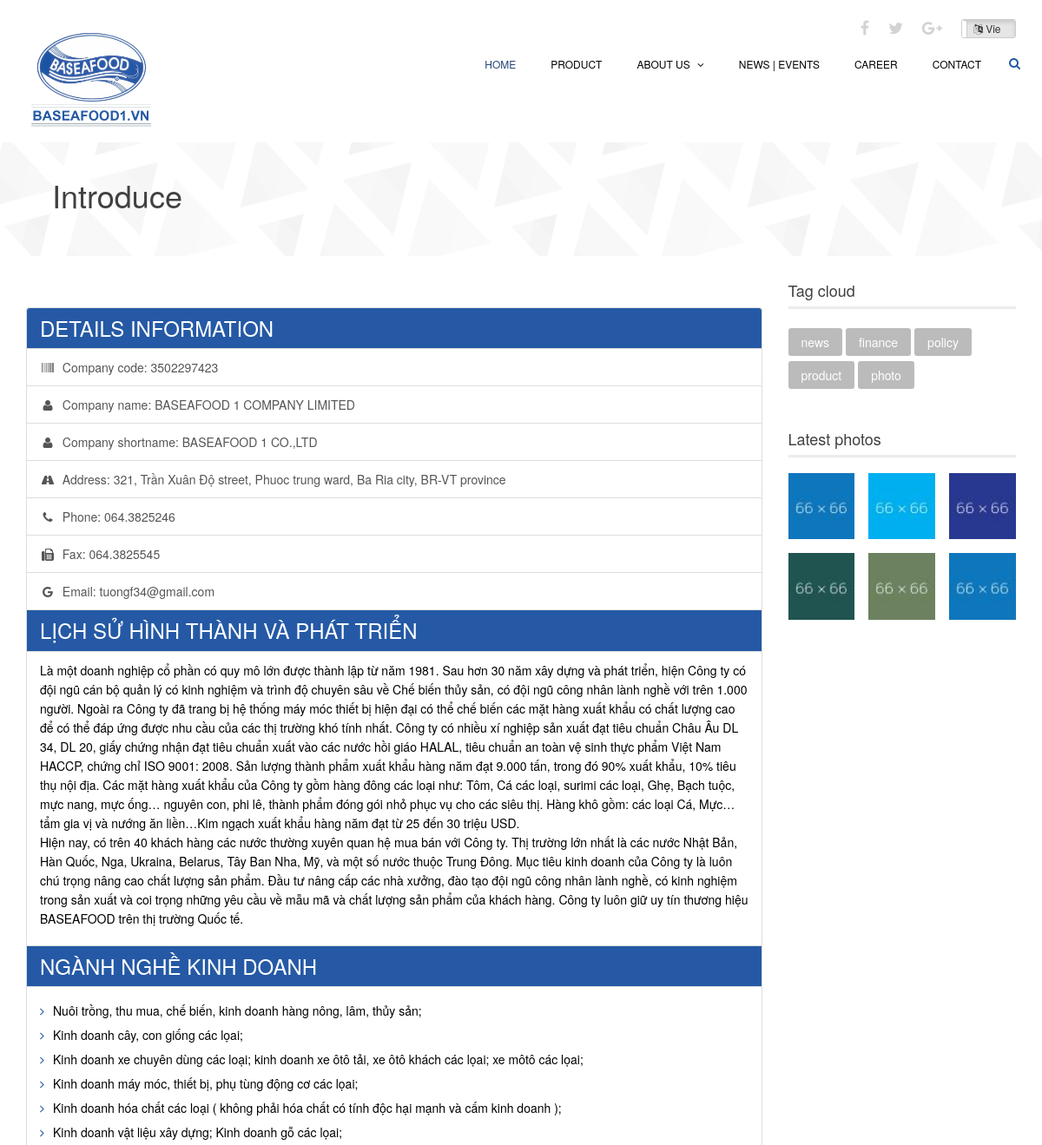
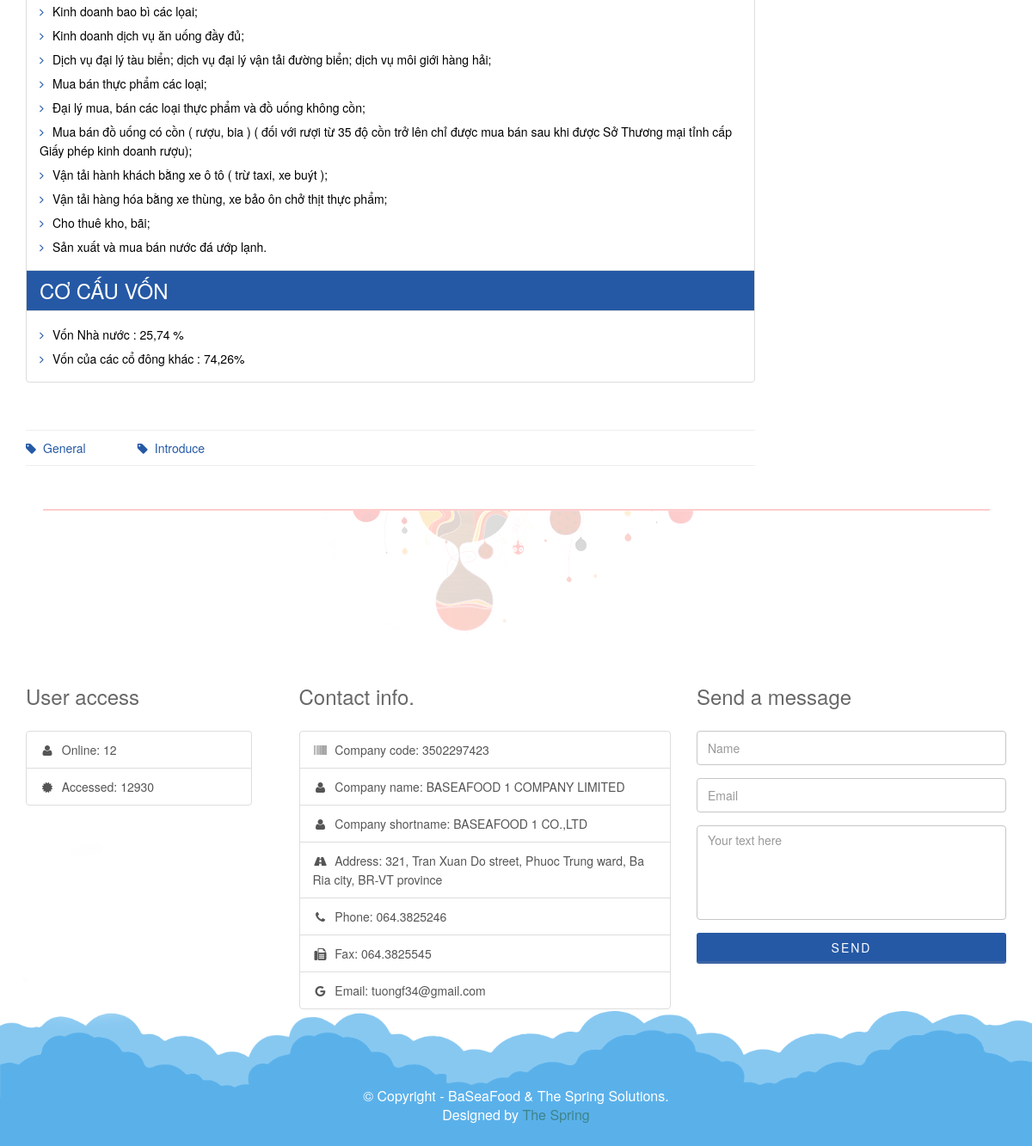
/introduce, run on the app's committed database (2 pictures, top to bottom).
### tables this page shows
CREATE TABLE `generic_information` (
    `id`         TINYINT NOT NULL AUTO_INCREMENT,
    `type`       VARCHAR(100),
    `order`      TINYINT,
    `en_title`   NVARCHAR(200),
    `vi_title`   NVARCHAR(200),
    `en_content` LONGTEXT,
    `vi_content` LONGTEXT,
    PRIMARY KEY (`id`)
);

### webapps/controllers/webapp/introduce_controller.php (called while the page is built, shortened)
<?php
class Introduce_controller extends CI_Controller
{
    public function index()
    {
        $data['title'] = 'Our Company';
        $this->load->model('generic_information_model');
        $data['aboutInformation'] = $this->generic_information_model->findByComponent('aboutInfo');
        $this->load->view('pages/webapp/introduce', $data);
    }
}

### index.php (called while the page is built, shortened)
<?php
require_once BASEPATH.'core/CodeIgniter.php';

### webapps/models/generic_information_model.php (called while the page is built, shortened)
<?php
class Generic_Information_Model extends CI_Model
{
    public function findByComponent($component)
    {
        $this->db->select("*");
        $this->db->from('generic_information');
        $this->db->where("type='".$component."'");
        $this->db->order_by("order","asc");
        $query = $this->db->get();
        return $query->result();
    }
}

### webapps/views/components/webapp/introduce.php (the view, shortened to what this page needs)
<section id="page-breadcrumb">
    <div class="vertical-center sun">
        <div class="container">
            <div class="row">
                <div class="action">
                    <div class="col-sm-12">
                        <h1 class="title"><?php echo $this->lang->line('GENERAL_INFORMATION'); ?></h1>
                    </div>
                </div>
            </div>
        </div>
    </div>
</section>
<section id="blog-details" class="padding-top">
    <div class="container">
        <div class="row">
            <div class="col-md-9 col-sm-7">
                <div class="row">
                    <div class="col-md-12 col-sm-12">
                        <div class="single-blog blog-details two-column">
                            <div class="post-content overflow">
                                <div class="list-group">
                                    <h2 class="list-group-item post-title bold text-uppercase list-group-item__header"><?php echo $this->lang->line('INFORMATION'); ?></h2>
                                    <a class="list-group-item"><i class="fa fa-barcode fa-fw"></i>&nbsp; <?php echo $this->lang->line('COMPANY_CODE'); ?>: 3502297423</a>
                                    <a class="list-group-item"><i class="fa fa-user fa-fw"></i>&nbsp; <?php echo $this->lang->line('COMPANY_NAME'); ?>: BASEAFOOD 1 COMPANY LIMITED</a>
                                    <a class="list-group-item"><i class="fa fa-user fa-fw"></i>&nbsp; <?php echo $this->lang->line('COMPANY_SHORTNAME'); ?>: BASEAFOOD 1 CO.,LTD</a>
                                    <a class="list-group-item"><i class="fa fa-road fa-fw"></i>&nbsp; <?php echo $this->lang->line('ADDRESS'); ?>: 321, Trần Xuân Độ street, Phuoc trung ward, Ba Ria
                                                                                               city, BR-VT province</a>
                                    <a class="list-group-item"><i class="fa fa-phone fa-fw"></i>&nbsp; <?php echo $this->lang->line('PHONE'); ?>: 064.3825246</a>
                                    <a class="list-group-item"><i class="fa fa-fax fa-fw"></i>&nbsp; <?php echo $this->lang->line('FAX'); ?>: 064.3825545</a>
                                    <a class="list-group-item"><i class="fa fa-google fa-fw"></i>&nbsp; <?php echo $this->lang->line('EMAIL'); ?>: tuongf34@gmail.com</a>
                                    <?php foreach ($aboutInformation as $aboutInfo) { ?>
                                        <h2 class="list-group-item post-title bold text-uppercase list-group-item__header">
                                            <?php if (strcasecmp($_SESSION["activeLanguage"], "en") == 0) {
                                                echo $aboutInfo->en_title;
                                            }
                                            else {
                                                echo $aboutInfo->vi_title;
                                            } ?>
                                        </h2>
                                        <div class="list-group-item">
                                            <?php if (strcasecmp($_SESSION["activeLanguage"], "en") == 0) {
                                                echo $aboutInfo->en_content;
                                            }
                                            else {
                                                echo $aboutInfo->vi_content;
                                            } ?>
                                        </div>
                                    <?php } ?>
                                </div>
                                <div class="post-bottom overflow">
                                    <ul class="nav navbar-nav post-nav">
                                        <li><a href="#"><i class="fa fa-tag"></i>General</a></li>
                                        <li><a href="#"><i class="fa fa-tag"></i>Introduce</a></li>
                                    </ul>
                                </div>
                            </div>
                        </div>
                    </div>
                </div>
            </div>
            <div class="col-md-3 col-sm-5">
                <div class="sidebar blog-sidebar">
                    <div class="sidebar-item tag-cloud">
                        <h3><?php echo $this->lang->line('TAG_CLOUD'); ?></h3>
                        <ul class="nav nav-pills">
                            <li><a href="#">news</a></li>
                            <li><a href="#">finance</a></li>
                            <li><a href="#">policy</a></li>
                            <li><a href="#">product</a></li>
                            <li><a href="#">photo</a></li>
                        </ul>
                    </div>
                    <div class="sidebar-item popular">
                        <h3><?php echo $this->lang->line('LATEST_PHOTOS'); ?></h3>
                        <ul class="gallery">
                            <li><a href="#"><img
                                        src="<?php echo base_url(); ?>webresources/images/portfolio/popular1.jpg"
                                        alt=""></a></li>
                            <li><a href="#"><img
                                        src="<?php echo base_url(); ?>webresources/images/portfolio/popular2.jpg"
                                        alt=""></a></li>
                            <li><a href="#"><img
                                        src="<?php echo base_url(); ?>webresources/images/portfolio/popular3.jpg"
                                        alt=""></a></li>
                            <li><a href="#"><img
                                        src="<?php echo base_url(); ?>webresources/images/portfolio/popular4.jpg"
                                        alt=""></a></li>
                            <li><a href="#"><img
                                        src="<?php echo base_url(); ?>webresources/images/portfolio/popular5.jpg"
                                        alt=""></a></li>
                            <li><a href="#"><img
                                        src="<?php echo base_url(); ?>webresources/images/portfolio/popular1.jpg"
                                        alt=""></a></li>
                        </ul>
                    </div>
                </div>
            </div>
        </div>
    </div>
</section>

### webapps/views/pages/webapp/introduce.php (shortened to what this page needs)
<!DOCTYPE html>
<html lang="en">
<head>
    <?php $this->load->view('layouts/base/header'); ?>
</head>
<body>
<?php $this->load->view('layouts/base/menu'); ?>
<?php $this->load->view('components/webapp/introduce'); ?>
<?php $this->load->view('layouts/base/footer'); ?>
</body>
</html>

### webapps/views/layouts/base/header.php (shortened to what this page needs)
<link href="<?php echo base_url(); ?>webresources/css/bootstrap.min.css" rel="stylesheet">
<link href="<?php echo base_url(); ?>webresources/css/font-awesome.min.css" rel="stylesheet">
<link href="<?php echo base_url(); ?>webresources/css/animate.min.css" rel="stylesheet">
<link href="<?php echo base_url(); ?>webresources/css/lightbox.css" rel="stylesheet">
<link href="<?php echo base_url(); ?>webresources/css/main.css" rel="stylesheet">
<link href="<?php echo base_url(); ?>webresources/css/responsive.css" rel="stylesheet">
<link href="<?php echo base_url(); ?>webresources/css/animation.css" rel="stylesheet">
<link href="<?php echo base_url(); ?>webresources/css/bootstrap-toggle.min.css" rel="stylesheet">
<link href="<?php echo base_url(); ?>webresources/css/owl-carousel/css/owl.carousel.css" rel="stylesheet">
<link href="<?php echo base_url(); ?>webresources/css/owl-carousel/css/owl.theme.css" rel="stylesheet">
<link href="<?php echo base_url(); ?>webresources/css/modify.css" rel="stylesheet"/>
<link href="<?php echo base_url(); ?>webresources/vendor/select2/css/select2.css" rel="stylesheet" type="text/css"/>
<link href="<?php echo base_url(); ?>webresources/css/viewer/viewer.css" rel="stylesheet"/>
<link href="<?php echo base_url(); ?>webresources/css/viewer/viewer-start.css" rel="stylesheet"/>
<link href="<?php echo base_url(); ?>webresources/css/multilevel-menu/bootstrap-submenu.min.css" rel="stylesheet"/>

### webapps/views/layouts/base/menu.php (shortened to what this page needs)
<header id="header">
    <div class="container">
        <div class="row">
            <div class="col-sm-12 overflow">
                <div class="social-icons pull-right">
                    <ul class="nav nav-pills">
                        <li><a href=""><i class="fa fa-facebook"></i></a></li>
                        <li><a href=""><i class="fa fa-twitter"></i></a></li>
                        <li><a href=""><i class="fa fa-google-plus"></i></a></li>
                        <li>
                            <?php
                            $attributes = array('id' => 'languageForm');
                            echo form_open('switchlanguage', $attributes);
                            ?>
                            </form
                        </li>
                    </ul>
                </div>
            </div>
        </div>
    </div>
    <div class="navbar navbar-inverse" role="banner">
        <div class="container">
            <div class="navbar-header">
                <a class="navbar-brand" href="<?php echo site_url('home'); ?>">
                    <h1><img src="<?php echo base_url(); ?>/webresources/images/flag.png" alt="logo"></h1>
                </a>
            </div>
            <div class="collapse navbar-collapse">
                <ul class="nav navbar-nav navbar-right">
                    <li class="active"><a
                            href="<?php echo site_url('home'); ?>"><?php echo $this->lang->line('MENU_HOME'); ?></a>
                    </li>
                    <li>
                        <a href="<?php echo site_url('product'); ?>"><?php echo $this->lang->line('MENU_PRODUCT'); ?></a>
                    </li>
                    <li class="dropdown"><a
                            href="<?php echo site_url('introduce'); ?>"><?php echo $this->lang->line('MENU_ABOUT'); ?>
                            <i
                                class="fa fa-angle-down"></i></a>
                    </li>
                    <li>
                        <a href="<?php echo site_url('newsandevents'); ?>"><?php echo $this->lang->line('MENU_NEWS_EVENTS'); ?></a></a>
                    </li>
                    <li><a href="<?php echo site_url('career'); ?>"><?php echo $this->lang->line('MENU_CAREER'); ?></a>
                    </li>
                    <li>
                        <a href="<?php echo site_url('contact'); ?>"><?php echo $this->lang->line('MENU_CONTACT'); ?></a>
                    </li>
                </ul>
            </div>
            <div class="search">
                <form role="form" name ="userinput" action="webapp/form_reader/save_userinput" method="post">
                    <i class="fa fa-search"></i>
                </form>
            </div>
        </div>
    </div>
</header>

### webapps/views/layouts/base/footer.php
<footer id="footer">
    <div class="container">
        <div class="row">
            <div class="col-sm-12 text-center bottom-separator">
                <img src="<?php echo base_url(); ?>/webresources/images/home/under.png" class="img-responsive inline" alt="">
            </div>
            <div class="col-md-3 col-sm-12">
                <div class="testimonial bottom">
                    <h2><?php echo $this->lang->line('USER_ACCESS'); ?></h2>
                    <div class="list-group">
                        <a class="list-group-item"><i class="fa fa-user fa-fw"></i>&nbsp; <?php echo $this->lang->line('ONLINE'); ?>: 12</a>
                        <a class="list-group-item"><i class="fa fa-certificate fa-fw"></i>&nbsp; <?php echo $this->lang->line('ACCESSED'); ?>: 12930</a>
                    </div>
                </div>
            </div>
            <div class="col-md-5 col-sm-12">
                <div class="contact-info bottom">
                    <h2><?php echo $this->lang->line('CONTACT_INFO'); ?></h2>
                    <div class="list-group">
                        <a class="list-group-item"><i class="fa fa-barcode fa-fw"></i>&nbsp; <?php echo $this->lang->line('COMPANY_CODE'); ?>: <?php echo $this->lang->line('COMPANY_CODE_VALUE'); ?></a>
                        <a class="list-group-item"><i class="fa fa-user fa-fw"></i>&nbsp; <?php echo $this->lang->line('COMPANY_NAME'); ?>: <?php echo $this->lang->line('COMPANY_NAME_VALUE'); ?></a>
                        <a class="list-group-item"><i class="fa fa-user fa-fw"></i>&nbsp; <?php echo $this->lang->line('COMPANY_SHORTNAME'); ?>: <?php echo $this->lang->line('COMPANY_SHORTNAME_VALUE'); ?></a>
                        <a class="list-group-item"><i class="fa fa-road fa-fw"></i>&nbsp; <?php echo $this->lang->line('ADDRESS'); ?>: <?php echo $this->lang->line('ADDRESS_VALUE'); ?></a>
                        <a class="list-group-item"><i class="fa fa-phone fa-fw"></i>&nbsp; <?php echo $this->lang->line('PHONE'); ?>: <?php echo $this->lang->line('PHONE_VALUE'); ?></a>
                        <a class="list-group-item"><i class="fa fa-fax fa-fw"></i>&nbsp; <?php echo $this->lang->line('FAX'); ?>: <?php echo $this->lang->line('FAX_VALUE'); ?></a>
                        <a class="list-group-item"><i class="fa fa-google fa-fw"></i>&nbsp; <?php echo $this->lang->line('EMAIL'); ?>: <?php echo $this->lang->line('EMAIL_VALUE'); ?></a>
                    </div>
                </div>
            </div>
            <div class="col-md-4 col-sm-12">
                <div class="contact-form bottom">
                    <h2><?php echo $this->lang->line('SEND_MESSAGE'); ?></h2>
                    <form id="main-contact-form" name="contact-form" method="post" action="sendemail.php">
                        <div class="form-group">
                            <input type="text" name="name" class="form-control" required="required" placeholder="<?php echo $this->lang->line('NAME'); ?>">
                        </div>
                        <div class="form-group">
                            <input type="email" name="email" class="form-control" required="required"
                                   placeholder="<?php echo $this->lang->line('EMAIL'); ?>">
                        </div>
                        <div class="form-group">
                            <textarea name="message" id="message" required="required" class="form-control" rows="8"
                                      placeholder="<?php echo $this->lang->line('TEXT'); ?>"></textarea>
                        </div>
                        <div class="form-group">
                            <input type="submit" name="submit" class="btn btn-submit" value="<?php echo $this->lang->line('SEND'); ?>">
                        </div>
                    </form>
                </div>
            </div>
            <div class="col-sm-12">
                <div class="copyright-text text-center">
                    <p>&copy; Copyright - BaSeaFood & The Spring Solutions.</p>
                    <p>Designed by <a target="_blank" href="http://www.baseafood.vn">The Spring</a></p>
                </div>
            </div>
        </div>
    </div>
</footer>

### data on the page
generic_information: vi_title "LỊCH SỬ HÌNH THÀNH VÀ PHÁT TRIỂN", vi_content "Là một doanh nghiệp cổ phần có quy mô lớn được thành lập từ năm 1981. Sau hơn 30 năm xây dựng và phát triển, hiện Công ty có đội ngũ cán bộ quản lý có kinh nghiệm và trình độ chuyên sâu về Chế biến thủy sản, có đội ngũ công nhân lành nghề với trên 1.000 người. Ngoài ra Công ty đã trang bị hệ thống máy móc thiết bị hiện đại có thể chế biến các mặt hàng xuất khẩu có chất lượng cao để có thể đáp ứng được nhu cầu của các thị trường khó tính nhất. Công ty có nhiều xí nghiệp sản xuất đạt tiêu chuẩn Châu Âu DL 34, DL 20, giấy chứng nhận đạt tiêu chuẩn xuất vào các nước hồi giáo HALAL, tiêu chuẩn an toàn vệ sinh thực phẩm Việt Nam HACCP, chứng chỉ ISO 9001: 2008. Sản lượng thành phẩm xuất khẩu hàng…"
generic_information: vi_title "NGÀNH NGHỀ KINH DOANH", vi_content "Nuôi trồng, thu mua, chế biến, kinh doanh hàng nông, lâm, thủy sản; Kinh doanh cây, con giống các lọai; Kinh doanh xe chuyên dùng các loại; kinh doanh xe ôtô tải, xe ôtô khách các lọai; xe môtô các lọai; Kinh doanh máy móc, thiết bị, phụ tùng động cơ các lọai; Kinh doanh hóa chất các loại ( không phải hóa chất có tính độc hại mạnh và cấm kinh doanh ); Kinh doanh vật liệu xây dựng; Kinh doanh gỗ các lọai; Kinh doanh bao bì các lọai; Kinh doanh dịch vụ ăn uống đầy đủ; Dịch vụ đại lý tàu biển; dịch vụ đại lý vận tải đường biển; dịch vụ môi giới hàng hải; Mua bán thực phẩm các loại; Đại lý mua, bán các loại thực phẩm và đồ uống không cồn; Mua bán đồ uống có cồn ( rượu, bia ) ( đối với rượi từ…"
generic_information: vi_title "CƠ CẤU VỐN", vi_content "Vốn Nhà nước : 25,74 % Vốn của các cổ đông khác : 74,26%"

### other printed values
$this->lang->line('MENU_HOME') "HOME"
$this->lang->line('MENU_PRODUCT') "PRODUCT"
$this->lang->line('MENU_ABOUT') "ABOUT US"
$this->lang->line('MENU_NEWS_EVENTS') "NEWS | EVENTS"
$this->lang->line('MENU_CAREER') "CAREER"
$this->lang->line('MENU_CONTACT') "CONTACT"
$this->lang->line('GENERAL_INFORMATION') "Introduce"
$this->lang->line('INFORMATION') "DETAILS INFORMATION"
$this->lang->line('COMPANY_CODE') "Company code"
$this->lang->line('COMPANY_NAME') "Company name"
$this->lang->line('COMPANY_SHORTNAME') "Company shortname"
$this->lang->line('ADDRESS') "Address"
$this->lang->line('PHONE') "Phone"
$this->lang->line('FAX') "Fax"
$this->lang->line('EMAIL') "Email"
